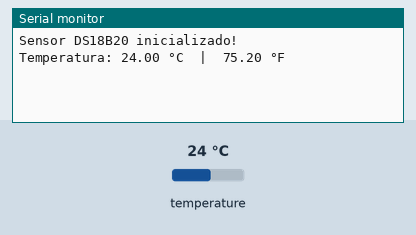
Simulated run of this sketch. Board: Arduino Uno, built with avr-gcc and run on an emulated ATmega328P. Parts: the last lines printed to the serial monitor. The test bench sets the inputs (shaded band); at power-on: temperature 24 °C.

Above: at 1.5 s.
1.6 s: temperature set to 12 °C
At 4.2 s:
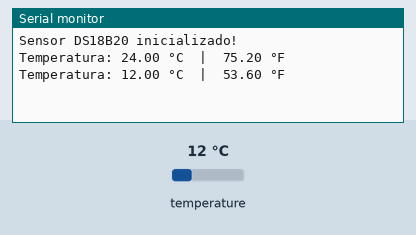
4.6 s: temperature set to 19 °C
At 6.7 s:
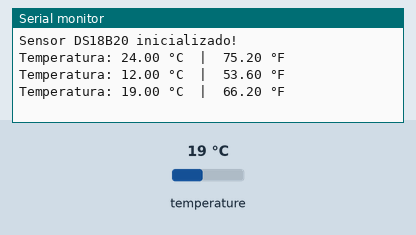
Timing chart, 0 to 8.2 s (numbered marks = the images above; inputs shaded):
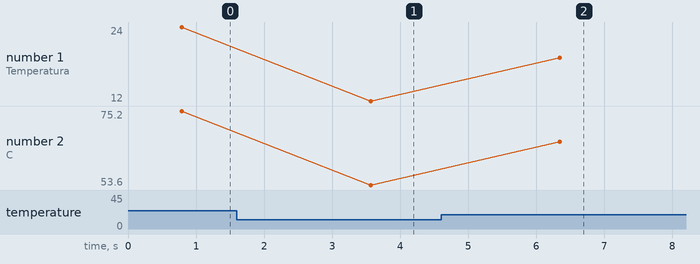

Measured:
- after the input at 1.6 s, the serial monitor: prints a new line after 2.0 s (image 1)
- after the input at 4.6 s, the serial monitor: prints a new line after 1.7 s (image 2)
- plotted number 1: 24 → 12 after the input at 1.6 s, 12 → 19 after the input at 4.6 s
- plotted number 2: 75.2 → 53.6 after the input at 1.6 s, 53.6 → 66.2 after the input at 4.6 s

The sketch:

leitura_DS18B20.ino
```cpp
#include <OneWire.h>
#include <DallasTemperature.h>

// Pino onde o sensor DS18B20 está conectado
#define ONE_WIRE_BUS 2

// Configura uma instância da biblioteca OneWire
OneWire oneWire(ONE_WIRE_BUS);

// Passa a referência da instância OneWire para a biblioteca Dallas Temperature
DallasTemperature sensors(&oneWire);

void setup(void) {
  // Inicializa a comunicação serial para debug
  Serial.begin(9600);

  // Inicializa a biblioteca do sensor
  sensors.begin();
  Serial.println("Sensor DS18B20 inicializado!");
}

void loop(void) {
  // Solicita ao sensor que faça a leitura da temperatura
  sensors.requestTemperatures();

  // Lê a temperatura em Celsius do primeiro sensor encontrado
  float tempC = sensors.getTempCByIndex(0);

  // Lê a temperatura em Fahrenheit
  float tempF = sensors.getTempFByIndex(0);

  // Exibe a temperatura no Monitor Serial
  Serial.print("Temperatura: ");
  Serial.print(tempC);
  Serial.print(" °C");
  Serial.print("  |  ");
  Serial.print(tempF);
  Serial.println(" °F");

  // Aguarda 2 segundos antes da próxima leitura
  delay(2000);
}
```
